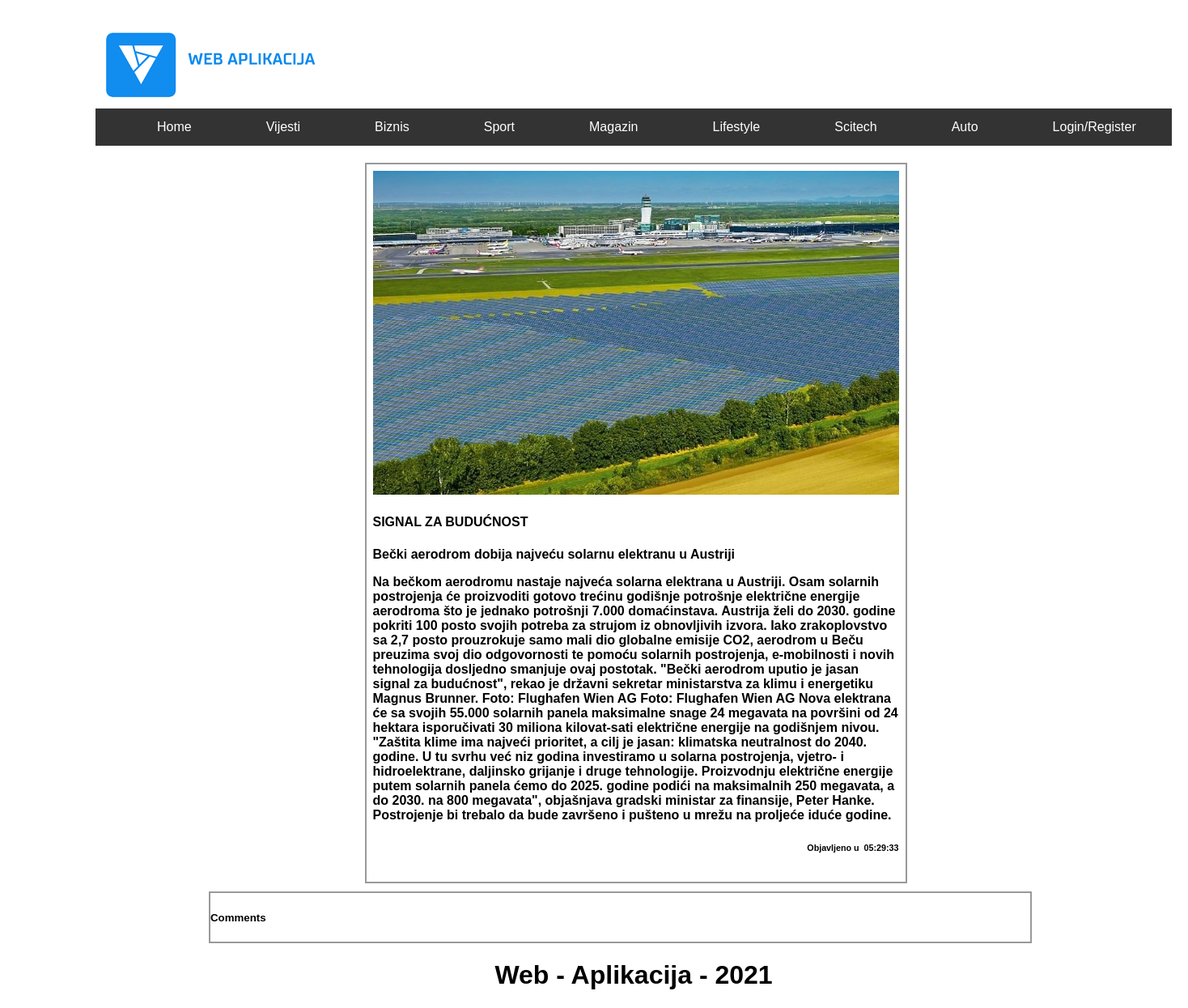
The app's page /news/Bečki-aerodrom-dobija-najveću-solarnu-elektranu-u-Austriji.php with its own data.
### tables this page shows
CREATE TABLE `news` (
  `id` int(11) NOT NULL,
  `category` varchar(45) DEFAULT NULL,
  `title` varchar(1000) DEFAULT NULL,
  `description` varchar(1000) DEFAULT NULL,
  `descriptionlnk` varchar(1400) NOT NULL,
  `content` varchar(10000) DEFAULT NULL,
  `time_publish` time NOT NULL,
  `postedby` varchar(66) NOT NULL,
  `image` varchar(255) NOT NULL
);

### news/Bečki-aerodrom-dobija-najveću-solarnu-elektranu-u-Austriji.php (the view, shortened to what this page needs)
<!DOCTYPE html>
<html>
<head>
<link rel="stylesheet" type="text/css" href="../css/style.css">
</head>
<body>
<div class="header">
<img src="../images/4.png">
<ul>
<li><a class="active" href="../index.php">Home</a></li>
  <li><a href="../vijesti.php">Vijesti</a></li>
  <li><a href="../biznis.php">Biznis</a></li>
  <li><a href="../sport.php">Sport</a></li>
  <li><a href="../magazin.php">Magazin</a></li>
  <li><a href="../lifestyle.php">Lifestyle</a></li>
  <li><a href="../scitech.php">Scitech</a></li>
  <li><a href="../auto.php">Auto</a></li>
  <?php
if (isset($_SESSION['username'])) {
	  $username = $_SESSION['username'];
echo '<li><a href="../users/logout.php">Logout</a></li>';
}
else{
  echo '<li><a href="../users/login.php">Login/Register</a></li>';
}
?>
</ul>
  </div>
<div class="container" style="margin: auto;width: 50%;">
      <div class="row">
	  <?php require "../users/connection.php";
			$file = basename($_SERVER['PHP_SELF']);
			$info = pathinfo($file);
			$file_name =  basename($file,'.'.$info['extension']);
            $upit = "SELECT * FROM news WHERE descriptionlnk = '$file_name'";
			$conn = Database::getConnection();
            $q = $conn->query($upit);
            $red = mysqli_fetch_assoc($q);
            echo
            '<div class="column" style="width:650px; max-height: auto;">
              <img src="../images/' .$red['image'].'" alt="" style="width:100%; height: 400px;">
              <div id="text-block-small">
                 <h4>'. $red['title'] .'</h4>
                  <p>' . $red['description'] . '</p>
				  <p>' . $red['content'] .' </p>
				  <h6><p style="text-align:right;  ">Objavljeno u &nbsp' . $red['time_publish'] . '</p></h6>'
				  ?>
              </div>
            </div>
      </div>
</div>
<div class="section" style="width:1013px; margin-left:150px;">
						<h5>Comments</h5>
                </div>
<div id="footer">
<h1 style="text-align:center">Web - Aplikacija - 2021</h1>
  </div>
</body>
</html>

### css/style.css (style rules this page uses)
body { position: absolute; left: 100px; width: auto; height: auto; font-family: Arial, Helvetica, sans-serif; }
a { text-decoration: none; }
p { font-family: Verdana, Geneva, Tahoma, sans-serif; font-weight: bold; }
.header { width: 1330px; overflow: hidden; padding: 20px 10px; margin-bottom: 1px; }
.container { top: 190px; }
ul { list-style-type: none; margin: 0; padding: 0; overflow: hidden; background-color: #333; }
li { float: left; margin-left: 60px; }
li a { display: block; color: white; text-align: center; padding: 14px 16px; text-decoration: none; }
.column { margin-left: 5px; float: left; width: 33.33%; padding: 8px 8px 12px 8px; border: 2px solid #999; }
.row::after { content: ""; clear: both; display: table; border-bottom: 10px solid; }
.section { border: 2px solid #999; }

### records on screen
news: image (picture), title "SIGNAL ZA BUDUĆNOST", description "Bečki aerodrom dobija najveću solarnu elektranu u Austriji", content "Na bečkom aerodromu nastaje najveća solarna elektrana u Austriji. Osam solarnih postrojenja će proizvoditi gotovo trećinu godišnje potrošnje električne energije aerodroma što je jednako potrošnji 7.000 domaćinstava. Austrija želi do 2030. godine pokriti 100 posto svojih potreba za strujom iz obnovljivih izvora. Iako zrakoplovstvo sa 2,7 posto prouzrokuje samo mali dio globalne emisije CO2, aerodrom u Beču preuzima svoj dio odgovornosti te pomoću solarnih postrojenja, e-mobilnosti i novih tehnologija dosljedno smanjuje ovaj postotak. \"Bečki aerodrom uputio je jasan signal za budućnost\", rekao je državni sekretar ministarstva za klimu i energetiku Magnus Brunner. Foto: Flughafen Wien AG Foto:…", time_publish "05:29:33"
